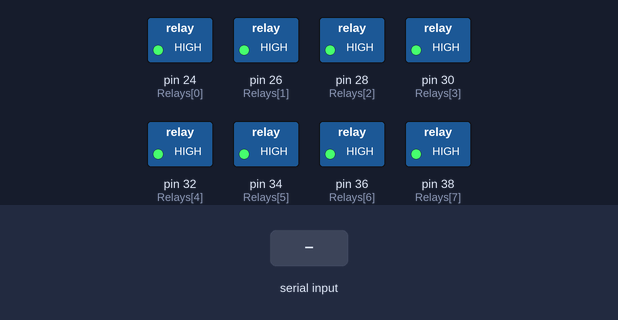
A sketch run on a simulated Arduino Mega 2560, built with avr-gcc and run on an emulated ATmega2560. On the bench: switched loads named in the sketch (green lamp = pin HIGH). The inputs (shaded band) are chosen by the test bench.

Above: at 1.2 s.
1.3 s: "f" received over Serial
At 2.1 s:
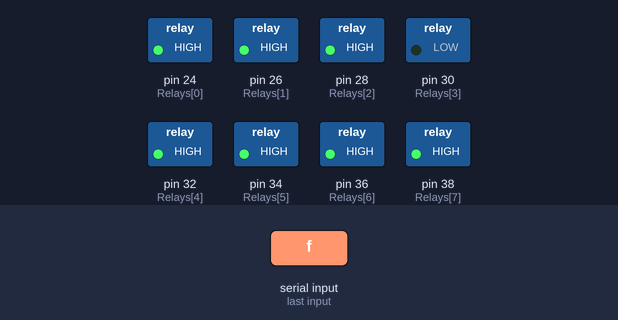
2.8 s: "o" received over Serial
At 3.1 s:
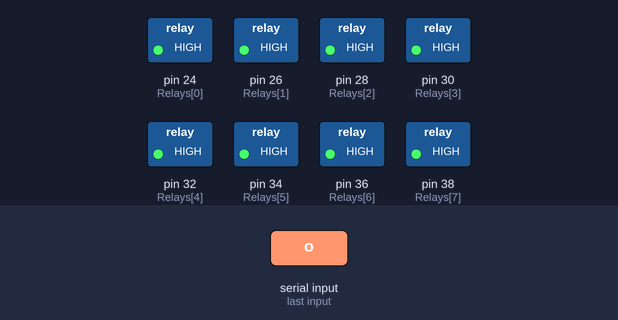
Timing chart, 0 to 5.8 s (numbered marks = the images above; inputs shaded):
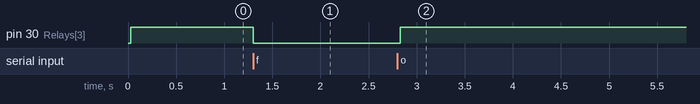

The sketch:

SerialEvent.ino
```cpp
#define RELAY_ON 0
#define RELAY_OFF 1

//String inputString = "";         // a string to hold incoming data
//boolean stringComplete = false;  // whether the string is complete

unsigned int Relays[] = {24, 26, 28,   30, 32, 34,   36, 38};

//int mtTime = 30;  // mirrot total Time
//boolean passHalf = false;

//char inChar;
//char last_inChar;


void setup() {
  // initialize serial:
  Serial.begin(9600);
  // reserve 200 bytes for the inputString:
  //inputString.reserve(200);

  for (int k = 0; k < 9; k++) {
    pinMode(Relays[k], OUTPUT);
    digitalWrite(Relays[k], RELAY_OFF);
    delay(10); //Check that all relays are inactive at Reset
  }
}


void loop() {
  // print the string when a newline arrives:
  //  if (stringComplete) {
  //    Serial.println(inputString);
  //    // clear the string:
  //    inputString = "";
  //    stringComplete = false;
  //  }
}

/*
  SerialEvent occurs whenever a new data comes in the
  hardware serial RX.  This routine is run between each
  time loop() runs, so using delay inside loop can delay
  response.  Multiple bytes of data may be available.
*/
void serialEvent() {
  while (Serial.available()) {

    // get the new byte:
    char inChar = (char)Serial.read();

    // if the incoming character is a newline, set a flag
    // so the main loop can do something about it:
    //    if (inChar == '\n') {
    //      stringComplete = true;
    //    }


    // 1.0
    // turn everything on/off based on message received
    //    if (inChar == '1') {
    //        for (int k = 0; k < 6; k++) {
    //          digitalWrite(Relays[k], RELAY_ON);
    //          delay(10);
    //        }
    //    }
    //    if (inChar == '0') {
    //      for (int k = 0; k < 6; k++) {
    //        digitalWrite(Relays[k], RELAY_OFF);
    //        delay(10);
    //      }
    //    }


    // 2.0
    // turn on the inChar Pin and turn off the rest
    //    for (int i = 0; i < 6; i++) {
    //      if (i == inChar)  {
    //        digitalWrite(Relays[inChar], RELAY_ON);
    //      } else {
    //        digitalWrite(Relays[i], RELAY_OFF);
    //        delay(10);
    //        }
    //    }
    // when the time (in processing) is over, turn everyone off
    //    if (inChar == '0') {
    //      for (int k = 0; k < 6; k++) {
    //        digitalWrite(Relays[k], RELAY_OFF);
    //        delay(10);
    //      }
    //    }


    // 3.0
    // turn on the inChar Pin and turn off the rest
    for (int i = 0; i < 9; i++) {
      if (i == inChar)  {
        digitalWrite(Relays[inChar], RELAY_ON);
      } else if (inChar != 'f' && inChar != 'o') {
        digitalWrite(Relays[i], RELAY_OFF);
        //delay(10);
        }
    }
          // trying to accumulate some fans turned on
    //    else if (inChar != 6 && inChar != 7 && inChar != 8) {
    //          digitalWrite(Relays[i], RELAY_OFF);
    //          delay(10);
    //          }
    //    }


    if (inChar == 'f') {
      for (int i = 6; i < 9; i++) {
        digitalWrite(Relays[i], RELAY_OFF);
      }
      digitalWrite(Relays[3], RELAY_ON);
    }

    // when the time (in processing) is over, turn everyone off
    if (inChar == 'o') {
      for (int i = 0; i < 9; i++) {
        digitalWrite(Relays[i], RELAY_OFF);
        delay(10);
      }
    }

  }
}
```

Measured:
- after the input at 1.3 s, pin 30 (Relays[3]): HIGH → LOW at once
- after the input at 2.8 s, pin 30 (Relays[3]): LOW → HIGH at once
